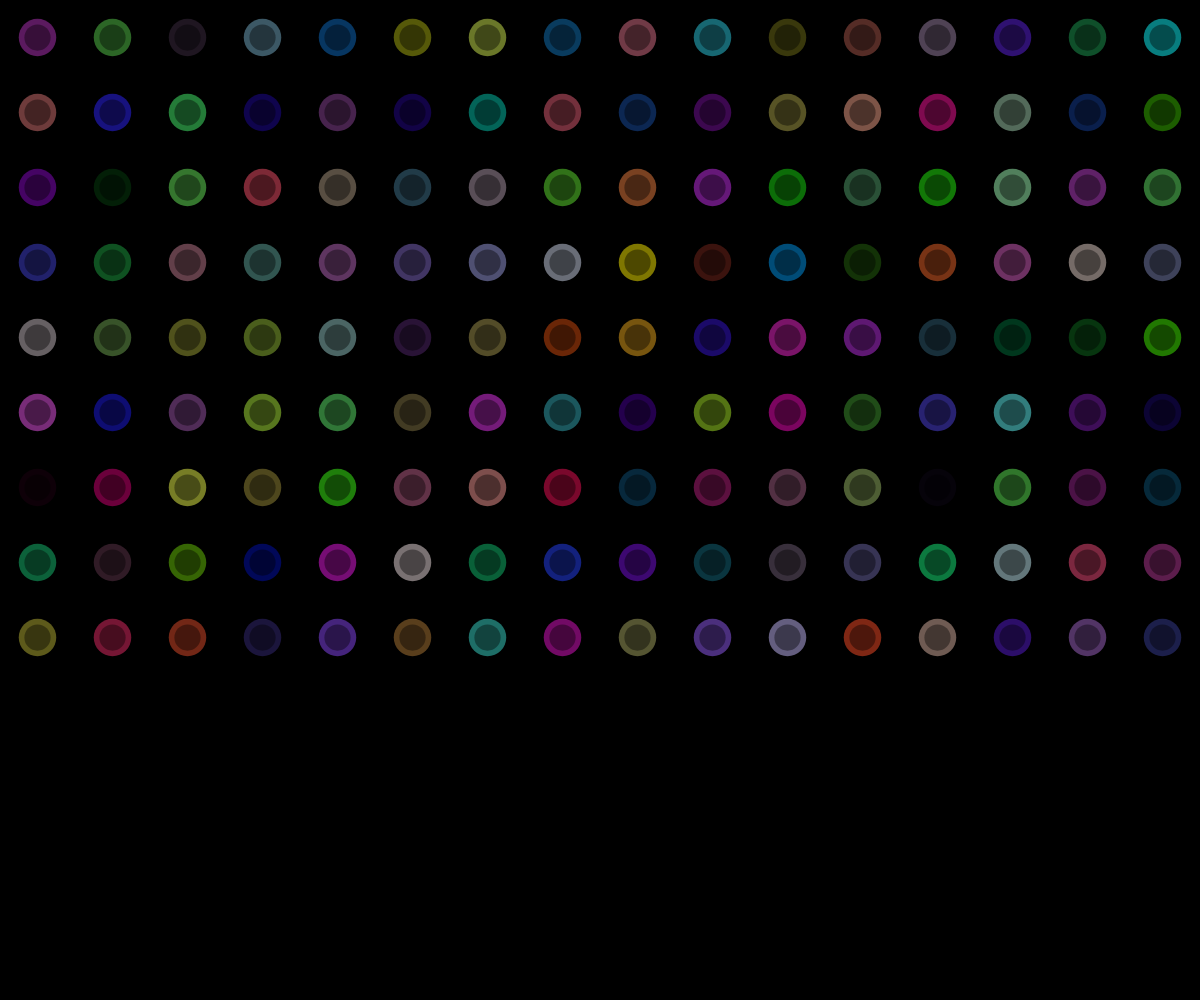
Frame 1 (no input)
Frame 60 (no input): identical to frame 1, image omitted
Frame 120 (the mouse pressed at the canvas centre since frame 60): identical to frame 1, image omitted

The p5.js sketch that drew this single still picture (run headless with seeded random() and noise() and a simulated clock; from frame 60 on, the mouse is pressed at the canvas centre):

// p5.js sketch
// ── sketch.js

var cells = [];
var cols = 16;
var rows = 9;

function setup() {
  
  createCanvas(windowWidth, windowHeight);
  // create 100 cells

  var n = rows * cols;
  var d = width / cols;
  
  // create cells
  for(var i = 0; i < n; i++) {
    cells[i] = new Cell(i % cols, floor(i / cols));
  }
  
  // init cell positions
  resetCells();
  
}


function windowResized() {
  
  // adjust the canvas size
  resizeCanvas(windowWidth, windowHeight);
  resetCells();

}

// resize and reposition cells to fit the new canvas
function resetCells() {
  
  // calculate new diameter
  var d = width / cols;
  
  // reset all cells to the new diameter
  for(var i = 0; i < cells.length; i++) {
    cells[i].reset(d);
  }
  
}

function draw() {
  
  // black background
  background(0);
  
  // draw 100 cells
  for(var i = 0; i < cells.length; i++) {
    cells[i].draw();
  }

}


function Cell(xgrid, ygrid) {
  this.xgrid = xgrid;
  this.ygrid = ygrid;
  this.c = color(random(255), random(255), random(255), 127);
}


Cell.prototype.draw = function() {
  
  var d1 = this.d * 0.5;
  var d2 = this.d * 0.35;
  var t = d1;

  noStroke();
  fill(this.c);
  ellipse(this.x + t, this.y + t, d1, d1);
  
  fill(0, 100);
  ellipse(this.x + t, this.y + t, d2, d2);

}


Cell.prototype.reset = function(d) {
  
  // reset diameter
  this.d = d;
  
  // reset screen position
  this.x = this.xgrid * d;
  this.y = this.ygrid * d;

}


Cell.prototype.getNeighbors = function() {
  
  // get coordinates of the neighborhood
  var xleft = max(this.xgrid - 1, 0);
  var xright = min(this.xgrid + 1, cols - 1);
  var ytop = max(this.ygrid - 1, 0);
  var ybottom = min(this.ygrid + 1, rows - 1);
  
  // array of neighbors
  var neighbors = [];
  
  // add all neighbors to the array
  for(var y = ytop; y <= ybottom; y++) {
    for(var x = xleft; x <= xright; x++) {
       var idx = y * cols + x;
       neighbors.push(cells[y * cols + x]);
    }
  }
  
  // return them
  return neighbors;
  
}


function mousePressed() {
  // show neighbors of top left cell
  print(cells[1].getNeighbors().length);
}
